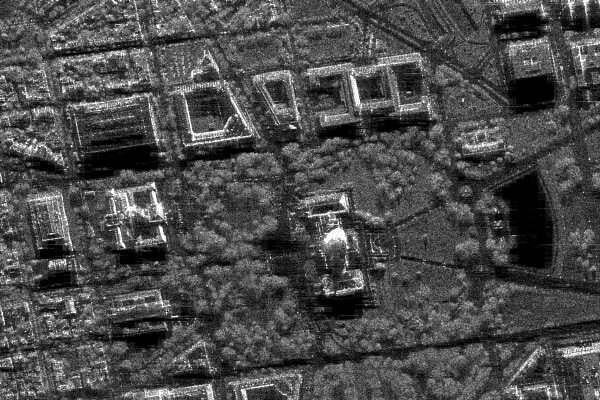
#> input picture sar_1_gray.jpg, 600 x 400 px, found by its file name
$ jupyter execute dz7-8.ipynb
#> lines starting #> are read from the running program, lines starting #| are printed output that depends on the picture
[cell 1]
import numpy as np
import cv2
from matplotlib import pyplot as plt
import os

# Правильное имя файла
img_color = cv2.imread('sar_1_gray.jpg')   # ← вот здесь
#> img_color is the input picture: shape (400, 600, 3); min 0, max 255, mean 75
if img_color is None:
    raise FileNotFoundError("Файл sar_1_gray.jpg не найден! Проверь имя и расширение.")

img_gray = cv2.cvtColor(img_color, cv2.COLOR_BGR2GRAY)

plt.imshow(img_gray, cmap='gray')
plt.title('Исходное изображение')
plt.axis('off')
plt.show()

[cell 2]
# Простая бинаризация порогом 127
_, monochrom = cv2.threshold(img_gray, 127, 255, cv2.THRESH_BINARY)
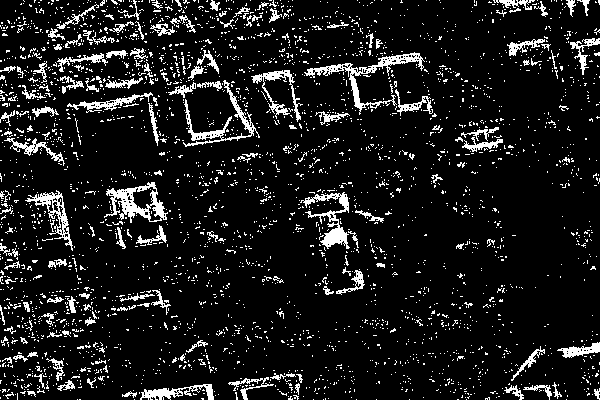
#> monochrom: shape (400, 600); 10.3% white in thin lines or dots

# Сохраняем как текст
with open('sar_1_gray_monochrom.txt', 'w') as f:
    for row in monochrom:
        f.write(' '.join(map(str, row)) + '\n')

plt.imshow(monochrom, cmap='gray')
plt.title('Монохромное изображение')
plt.axis('off')
plt.show()

[cell 3]
def haar_wavelet_transform(img):
    img = img.astype(np.float32)
    h, w = img.shape
#> h = 400; w = 600
    out = np.zeros((h, w), dtype=np.float32)

    # По строкам
    for i in range(h):
        for j in range(0, w, 2):
            a = img[i, j]
            if j + 1 < w:
                b = img[i, j + 1]
                out[i, j//2]         = (a + b) / 2
                out[i, j//2 + w//2]  = (a - b) / 2
            else:
                out[i, j//2] = a
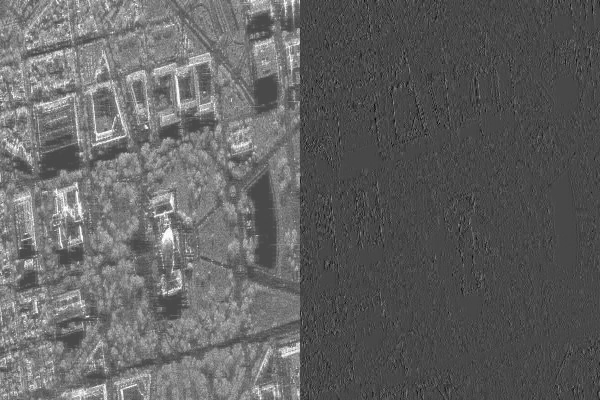
#> out: shape (400, 600) float32; min -101, max 255, mean 37.5; drawn with min black and max white

    result = np.zeros((h, w), dtype=np.float32)

    # По столбцам
    for j in range(w):
        for i in range(0, h, 2):
            a = out[i, j]
            if i + 1 < h:
                b = out[i + 1, j]
                result[i//2, j]       = (a + b) / 2
                result[i//2 + h//2, j]= (a - b) / 2
            else:
                result[i//2, j] = a
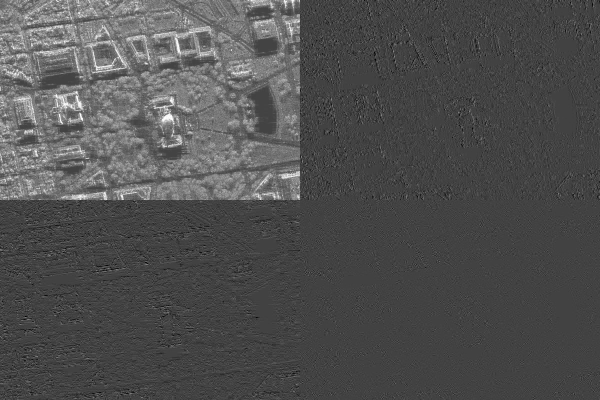
#> result: shape (400, 600) float32; min -90, max 254.5, mean 18.8; drawn with min black and max white

    ll = result[:h//2, :w//2]
    lh = result[:h//2, w//2:]
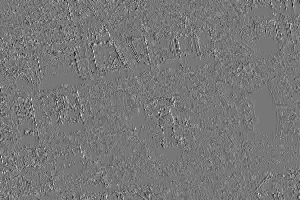
#> lh: shape (200, 300) float32; min -85.5, max 96.25, mean 0; drawn with min black and max white
    hl = result[h//2:, :w//2]
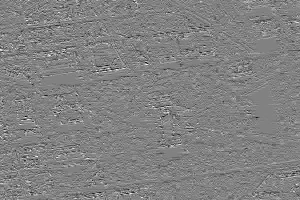
#> hl: shape (200, 300) float32; min -90, max 86.75, mean 0.1; drawn with min black and max white
    hh = result[h//2:, w//2:]
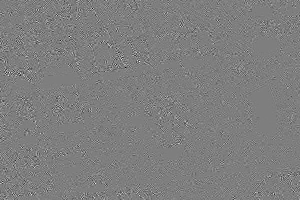
#> hh: shape (200, 300) float32; min -53.75, max 54.5, mean 0; drawn with min black and max white

    return ll, lh, hl, hh

ll, lh, hl, hh = haar_wavelet_transform(img_gray)

# Визуализация
plt.figure(figsize=(10,10))
for i, (name, comp) in enumerate([('LL', ll), ('LH', lh), ('HL', hl), ('HH', hh)], 1):
    plt.subplot(2,2,i)
    plt.imshow(comp, cmap='gray')
    plt.title(name)
    plt.axis('off')
#> this loop made 4 passes
#> name on passes 1 to 4: 'LL', 'LH', 'HL', 'HH'
plt.suptitle('2. Компоненты вейвлет-преобразования Хаара')
plt.show()

[cell 4]
def quantize(component, levels=4):
#> called with levels = 4
    min_val = component.min()
#> min_val = -85.5
    max_val = component.max()
#> max_val = 96.25
    step = (max_val - min_val) / (levels - 1) if max_val > min_val else 1
#> step = 60.58
    quantized = np.round((component - min_val) / step).astype(np.int16)
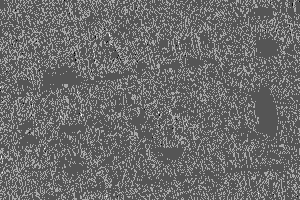
#> quantized: shape (200, 300) int16; min 0, max 3, mean 1.26; drawn with min black and max white
    return quantized, min_val, step

def dequantize(q, min_val, step):
    return min_val + q * step

lh_q, lh_min, lh_step = quantize(lh, 4)
#> lh_min = -85.5; lh_step = 60.58
hl_q, hl_min, hl_step = quantize(hl, 4)
#> call 2 of quantize, with levels = 4
#> in quantize (call 2), `min_val = component.min()`: min_val = -90
#> in quantize (call 2), `max_val = component.max()`: max_val = 86.75
#> in quantize (call 2), `step = (max_val - min_val) / (levels - 1) if max_val > min_val else 1`: step = 58.92
#> in quantize (call 2), `quantized = np.round((component - min_val) / step).astype(np.int16)`:
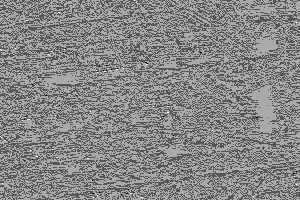
#> quantized: shape (200, 300) int16; min 0, max 3, mean 1.58; drawn with min black and max white
#> hl_min = -90; hl_step = 58.92
hh_q, hh_min, hh_step = quantize(hh, 4)
#> call 3 of quantize, with levels = 4
#> in quantize (call 3), `min_val = component.min()`: min_val = -53.75
#> in quantize (call 3), `max_val = component.max()`: max_val = 54.5
#> in quantize (call 3), `step = (max_val - min_val) / (levels - 1) if max_val > min_val else 1`: step = 36.08
#> in quantize (call 3), `quantized = np.round((component - min_val) / step).astype(np.int16)`:
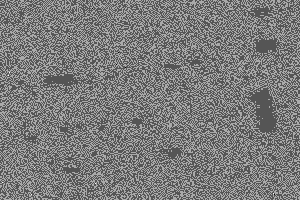
#> quantized: shape (200, 300) int16; min 0, max 3, mean 1.44; drawn with min black and max white
#> hh_min = -53.75; hh_step = 36.08

# До и после
plt.figure(figsize=(15,8))
for i, (name, orig, q) in enumerate([('LH', lh, lh_q), ('HL', hl, hl_q), ('HH', hh, hh_q)], 1):
    plt.subplot(2,3,i)
    plt.imshow(orig, cmap='coolwarm')
    plt.title(f'{name} до квантования')
    plt.axis('off')

    plt.subplot(2,3,i+3)
    plt.imshow(dequantize(q, eval(f'{name.lower()}_min'), eval(f'{name.lower()}_step')), cmap='coolwarm')
    plt.title(f'{name} после квантования')
    plt.axis('off')
#> this loop made 3 passes
plt.suptitle('3-4. Квантование высокочастотных компонент')
plt.show()
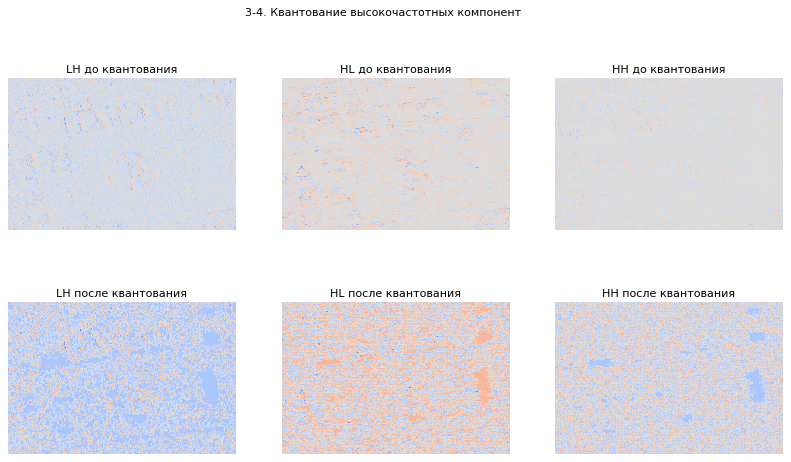
#> figure drawn by matplotlib, 6 panels

[cell 5]
def rle_encode(arr):
    flat = arr.flatten()
    encoded = []
    prev = flat[0]
#> prev = 1
    count = 1
    for val in flat[1:]:
        if val == prev:
            count += 1
        else:
            encoded.append((int(prev), count))
            prev = val
            count = 1
#> this loop made 59999 passes
#> (val, prev, count) on passes 4, 5, 6, 7, 8, 9, 12, 13, 15, 16, 18, 19: (2, 2, 1), (1, 1, 1), (2, 2, 1), (1, 1, 1), (2, 2, 1), (1, 1, 1), (2, 2, 1), (1, 1, 1), (2, 2, 1), (1, 1, 1), (2, 2, 1), (1, 1, 1)
#> (val, count) on passes 3, 10, 11, 14, 17, 21: (1, 4), (1, 2), (1, 3), (1, 2), (1, 2), (2, 2)
#> after the loop, encoded = 24094 items
    encoded.append((int(prev), count))
    return encoded

lh_rle = rle_encode(lh_q)
#> lh_rle = 24095 items
hl_rle = rle_encode(hl_q)
#> the loop in rle_encode (call 2), `for val in flat[1:]:` made 59999 passes
#> hl_rle = 21019 items
hh_rle = rle_encode(hh_q)
#> hh_rle = 31676 items

# Сохранение
with open('sar_1_gray_haar.txt', 'w') as f:
    np.savetxt(f, ll.astype(int), fmt='%d')
    f.write('\n')
    for name, rle in [('LH', lh_rle), ('HL', hl_rle), ('HH', hh_rle)]:
        f.write(f'=== {name} ===\n')
        for val, cnt in rle:
            f.write(f'{val} {cnt}\n')
        f.write('\n')

print("5. Файл sar_1_gray_haar.txt успешно сохранён")
